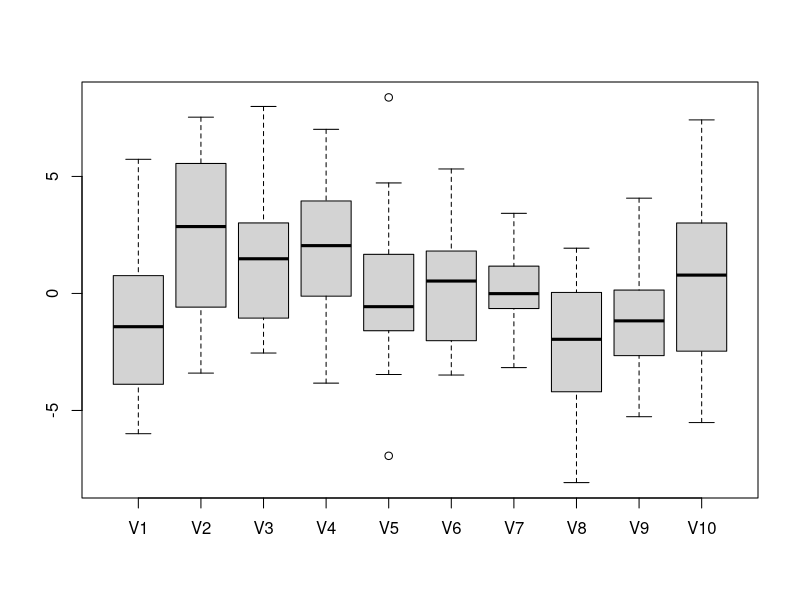
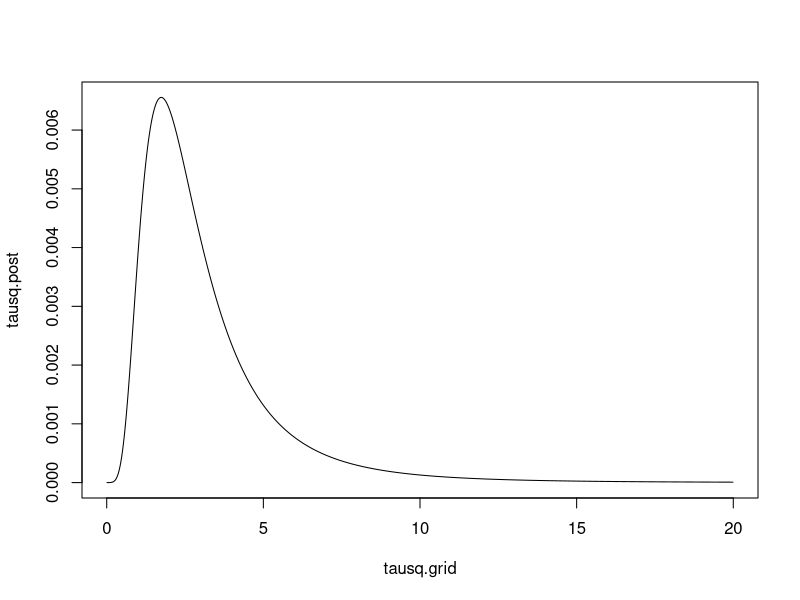
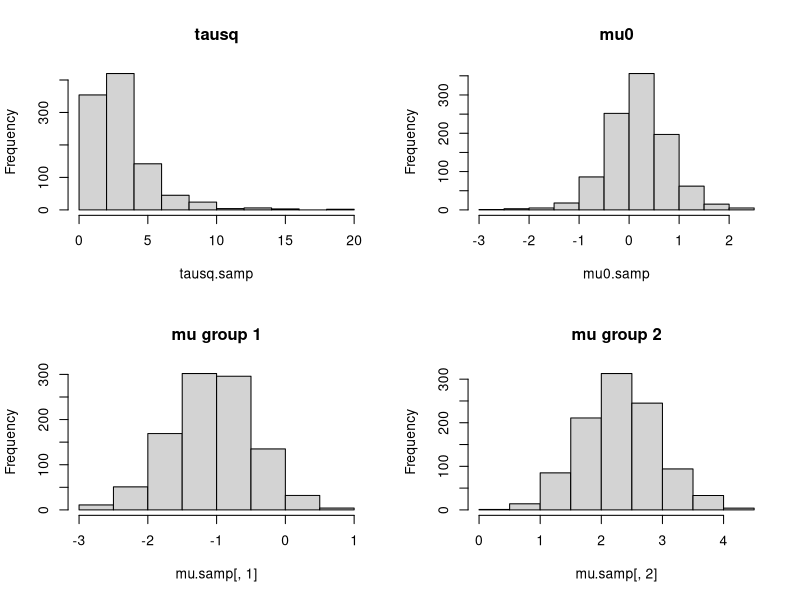
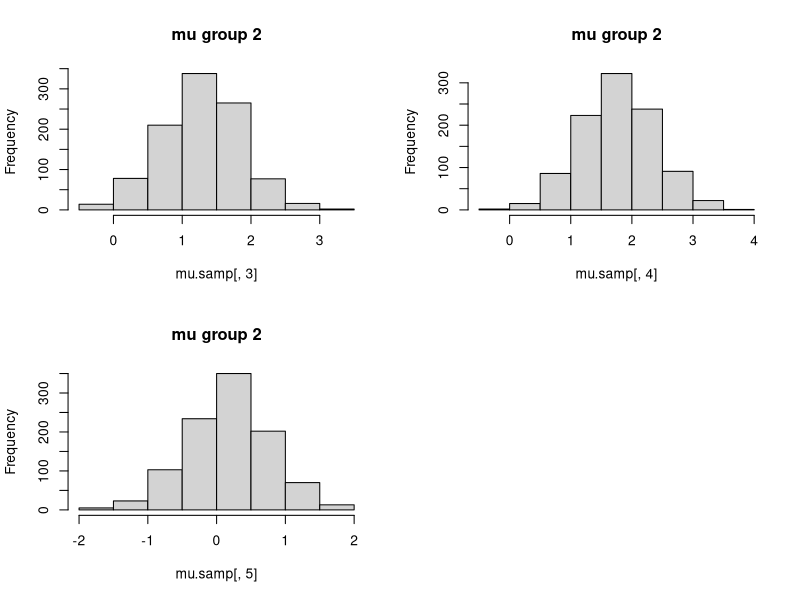
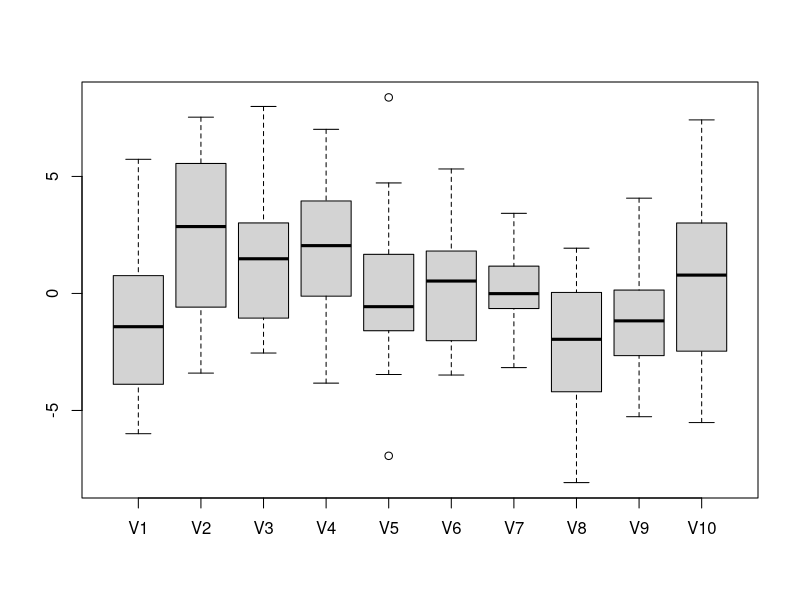
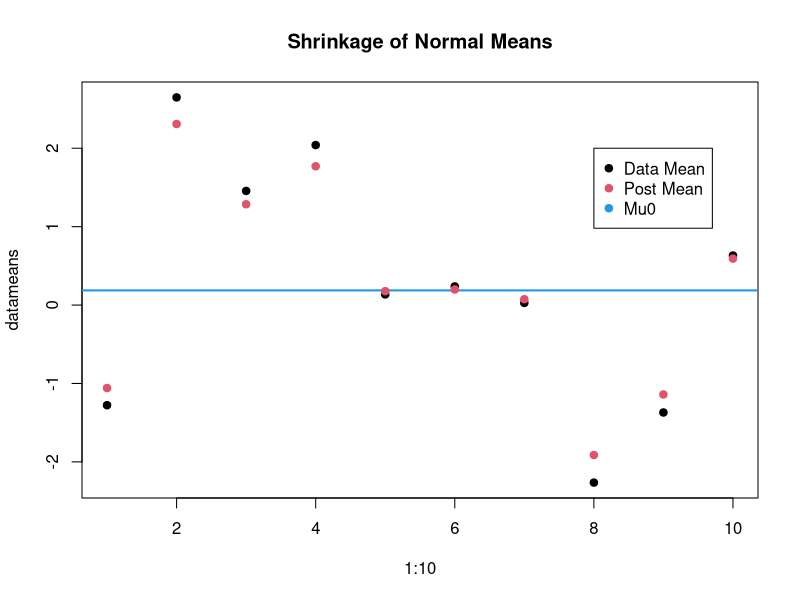
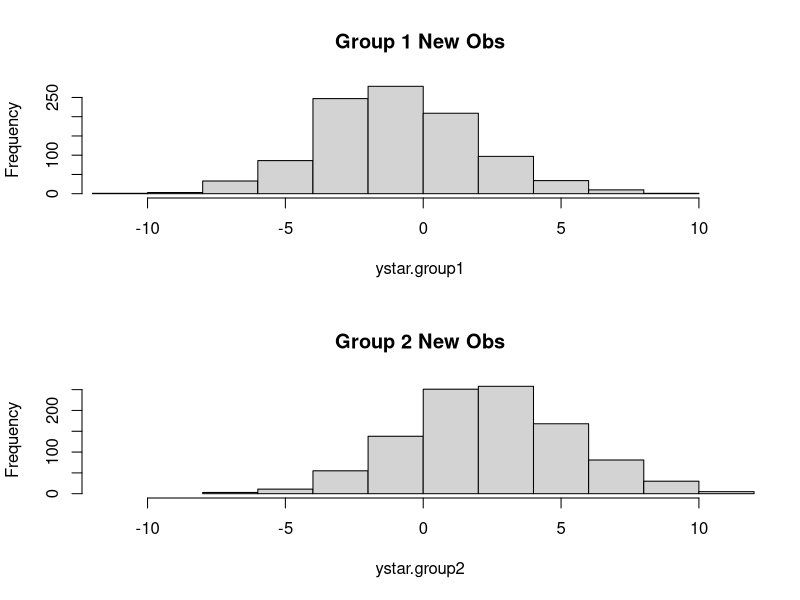
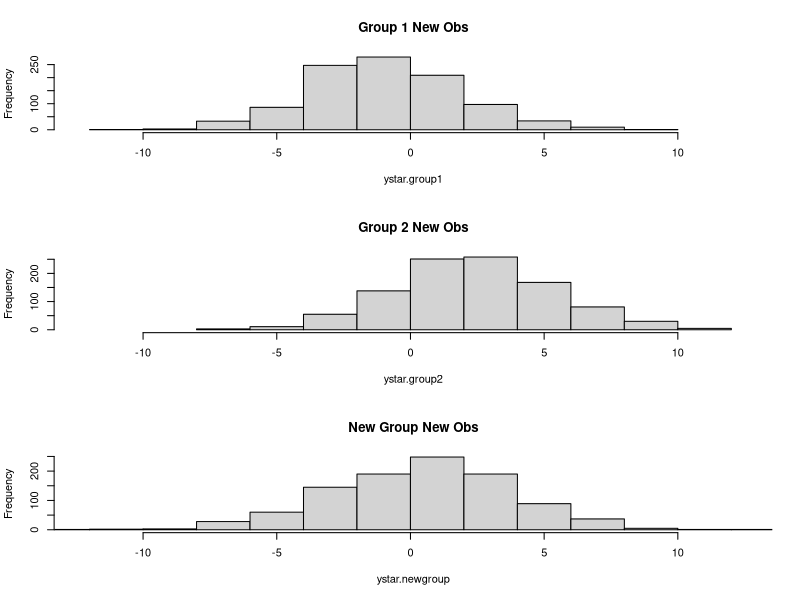

The R script that drew these images, in order:
#####################################################
####### Data for Normal Hierarchical Model ##########
#####################################################

## simulated data with truesigsq = 8, true tausq = 1.5, true mu0 = 0
data <- read.table("data/normhier.txt")
y<-data
par(mfrow=c(1,1))
boxplot(y) 

##Calculating necessary statistics:
m <- length(y[1,])
n <- rep(NA,m)
means <- rep(NA,m)
for (i in 1:m){
  n[i] <- length(y[,i])
  means[i] <- mean(y[,i])
}
ntot <- sum(n)

## true sigmasq
truesigsq <- 8 

#####################################################
# Sampling Parameters for Normal Hierarchical Model #
#####################################################

## finding right grid for tausq
tausq.grid <- ppoints(1000)*20

tausq.logpostfunc <- function(tausq){
	Vmu0 <- 1/sum(1/(tausq + truesigsq/n))
	mu0hat <- sum(means/(tausq + truesigsq/n))*Vmu0
    out <- -0.5*log(tausq)+0.5*log(Vmu0)
    for (group in 1:m){
    	out <- out - 0.5*log(tausq + truesigsq/n[group])
    }
    for (group in 1:m){
    	out <- out - 0.5*((means[group]-mu0hat)^2)/(tausq + truesigsq/n[group])
    }
    out
}
tausq.logpost <- rep(NA,1000)
for (i in 1:1000){
	tausq.logpost[i] <- tausq.logpostfunc(tausq.grid[i])
}
tausq.post <- exp(tausq.logpost-max(tausq.logpost))
tausq.post <- tausq.post/sum(tausq.post)

par(mfrow=c(1,1))
plot(tausq.grid,tausq.post,type="l")


numsamp <- 1000
tausq.samp <- rep(NA,numsamp)
mu0.samp <- rep(NA,numsamp)
mu.samp <- matrix(NA,nrow=numsamp,ncol=m)
for (i in 1:numsamp){
    # sampling tausq from grid of values
   	curtausq <- sample(tausq.grid,size=1,prob=tausq.post)
    # sampling mu0 given curtausq	
    Vmu0 <- 1/sum(1/(curtausq + truesigsq/n))
	mu0hat <- sum(means/(curtausq + truesigsq/n))*Vmu0
   	curmu0 <- rnorm(1,mean=mu0hat,sd=sqrt(Vmu0))
   	# sampling group means given curtausq and curmu0
   	curmu <- rep(NA,m)
   	for (j in 1:m){
   		curvar <- 1/(n[j]/truesigsq + 1/curtausq)
   		curmean <- (means[j]*n[j]/truesigsq + curmu0/curtausq)*curvar
   		curmu[j] <- rnorm(1,mean=curmean,sd=sqrt(curvar))
   	}
   	tausq.samp[i] <- curtausq
    mu0.samp[i] <- curmu0
    mu.samp[i,] <- curmu
    print (i)
}

#####################################################
########### Examining Model Parameters ##############
#####################################################

par(mfrow=c(2,2))
hist(tausq.samp,main="tausq")
hist(mu0.samp,main="mu0")
hist(mu.samp[,1],main="mu group 1")
hist(mu.samp[,2],main="mu group 2")
hist(mu.samp[,3],main="mu group 2")
hist(mu.samp[,4],main="mu group 2")
hist(mu.samp[,5],main="mu group 2")

par(mfrow=c(1,1))
boxplot(y) 

# posterior probability group 5 has greater mean than group 6
postprob <- sum(mu.samp[,5] > mu.samp[,6])/numsamp
postprob

# posterior probability group 2 has greater mean than group 1
postprob <- sum(mu.samp[,2] > mu.samp[,1])/numsamp
postprob

#####################################################
######### Examining Shrinkage Graphically ###########
#####################################################

datameans <- apply(y,2,mean)
postmeans <- apply(mu.samp,2,mean)
mu0.mean <- mean(mu0.samp)

par(mfrow=c(1,1))
plot(1:10,datameans,main="Shrinkage of Normal Means",pch=19)
abline(h=mu0.mean,col=4,lwd=2)
points(1:10,postmeans,pch=19,col=2)
legend(8,2,c("Data Mean","Post Mean","Mu0"),pch=19,col=c(1,2,4))


#####################################################
######### Posterior Predictive Sampling #############
#####################################################

## sampling distribution of new observation 
## from a currently existing group

ystar.group1 <- rep(NA,numsamp)
ystar.group2 <- rep(NA,numsamp)
for (i in 1:numsamp){
	ystar.group1[i] <- rnorm(1,mean=mu.samp[i,1],sd=sqrt(truesigsq))
	ystar.group2[i] <- rnorm(1,mean=mu.samp[i,2],sd=sqrt(truesigsq))
}

par(mfrow=c(2,1))
xmin <- min(c(ystar.group1,ystar.group2))
xmax <- max(c(ystar.group1,ystar.group2))
hist(ystar.group1,main="Group 1 New Obs",xlim=c(xmin,xmax))
hist(ystar.group2,main="Group 2 New Obs",xlim=c(xmin,xmax))

## sampling distribution of new observation
## from an entirely new group

ystar.newgroup <- rep(NA,numsamp)
for (i in 1:numsamp){
	mu.newgroup <- rnorm(1,mean=mu0.samp[i],sd=sqrt(tausq.samp[i]))
	ystar.newgroup[i] <- rnorm(1,mean=mu.newgroup,sd=sqrt(truesigsq))
}

par(mfrow=c(3,1))
xmin <- min(c(ystar.group1,ystar.group2,ystar.newgroup))
xmax <- max(c(ystar.group1,ystar.group2,ystar.newgroup))
hist(ystar.group1,main="Group 1 New Obs",xlim=c(xmin,xmax))
hist(ystar.group2,main="Group 2 New Obs",xlim=c(xmin,xmax))
hist(ystar.newgroup,main="New Group New Obs",xlim=c(xmin,xmax))

